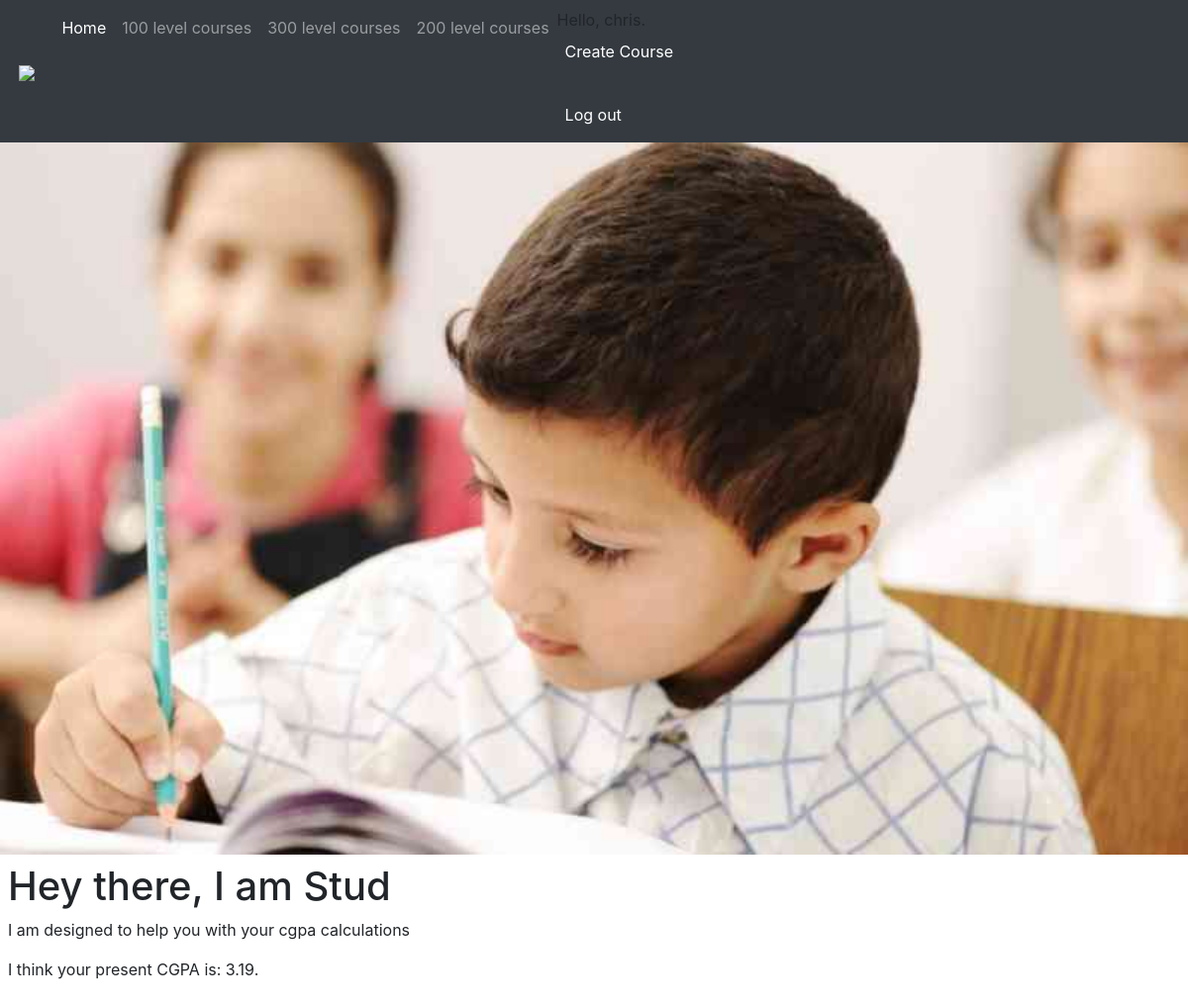
The app's page / (signed in) with its own data.
### stud/models.py (models this page shows, shortened)
class Course(models.Model):
  SEMESTER_CHOICES = (
    ('1ST', 'First Semester'),
    ('2ND', 'Second Semester'),
    )
  LEVEL_CHOICES = (
    ('100', '100 Level'),
    ('200', '200 Level'),
    ('300', '300 Level'),
    ('400', '400 Level'),
    ('500', '500 Level'),
    ('600', '600 Level'),
    )
  GRADE_CHOICES = (
    (5, 'A'),
    (4, 'B'),
    (3, 'C'),
    (2, 'D'),
    (1, 'E'),
    (0, 'F'),
    )
  title = models.CharField(max_length = 200)
  semester = models.CharField(max_length = 4, choices = SEMESTER_CHOICES)
  level = models.CharField(max_length = 4, choices = LEVEL_CHOICES)
  grade = models.IntegerField(choices = GRADE_CHOICES)
  score = models.IntegerField()
  unit = models.IntegerField(null=True)
  course_code = models.CharField(max_length=7, null=True)
  user = models.ForeignKey(User, blank=True, null=True, on_delete=models.CASCADE)
  class Meta:
    ordering = ('level',)

### stud/views.py (the view)
# urls.py: path('', views.index, name='index'),
@login_required
def index(request):
  lis = Course.objects.all().filter(user__username = request.user.username).order_by("-level")
  cgpa = 0
  level_set = set()
  for l in lis:
    level_set.add(l.level)
  try:
    cgpa = getting_gp(lis, lis)/summing_unit(lis)
  except:
    pass
  context = {"level" : list(level_set), "cgpa": cgpa}
  return render(request, 'base.html', context)

### stud/views.py (called while the page is built)
def summing_unit(i):
    return sum([x.unit for x in i])

def getting_gp(unit1, unit2):
  return sum([i.unit * j.grade for i, j in zip(unit1, unit2)])

### studproject/templates/base.html (shortened to what this page needs)
{% load static %}
<!doctype html>
<html lang="en">
  <head>
    <link rel="stylesheet" href="https://stackpath.bootstrapcdn.com/bootstrap/4.5.0/css/bootstrap.min.css">
  </head>
  <body>
    <header>
      <div>
      <nav class="navbar navbar-expand-lg navbar-dark bg-dark">
        <a class="navbar-brand" href="{% url 'index' %}"> <img id="logo" src="{% static 'logo.png' %}"></a>
        <div class="collapse navbar-collapse" id="navbarNav">
          <ul class="navbar-nav">
            <li class="nav-item active">
              <a class="nav-link" href="{% url 'index' %}">Home <span class="sr-only">(current)</span></a>
            </li>
            {% for lev in level %}
            <li class="nav-item">
              <a class="nav-link" href="{% url 'course-list' lev %}">{{lev}} level courses</a>
            </li>
            {% endfor %}
            <li class="nav-item active">
              {% if user.is_authenticated %}
                Hello, {{ user.username }}.
                <a class="nav-link" href="{% url 'create' %}">Create Course</a> <br>
                <a class="nav-link" href="{% url 'logout' %}?next=/">Log out</a>
              {% else %}
                Not logged in <a class="nav-link" href="{% url 'login' %}?next=/">Log in</a>
              {% endif %}
            </li>
          </ul>
        </div>
      </nav>
      <div id="carouselExampleSlidesOnly" class="carousel slide" data-ride="carousel">
        <div class="carousel-inner">
          <div class="carousel-item active">
              <img id="1" src="{% static 'img1.png' %}" class="d-block w-100" alt="...">
          </div>
        </div>
      </div>
    </header>
    <div class="content">
    {% block content %}
    <h1>Hey there, I am Stud</h1>
    <p>I am designed to help you with your cgpa calculations</p>
    <p>I think your present CGPA is: {{cgpa|floatformat:2}}.</p>
    {% endblock content %}
    </div>
  </body>
</html>

### studproject/templates/base.html (style rules this page uses)
#logo { width: 2rem; padding: 0.2rem; }
.content { padding: 0.5rem; }

### records on screen
Course: level "100"
Course: level "300"
Course: level "200"

### other values on screen
{{ user.username }} "chris"
{{ cgpa|floatformat:2 }} "3.19"
